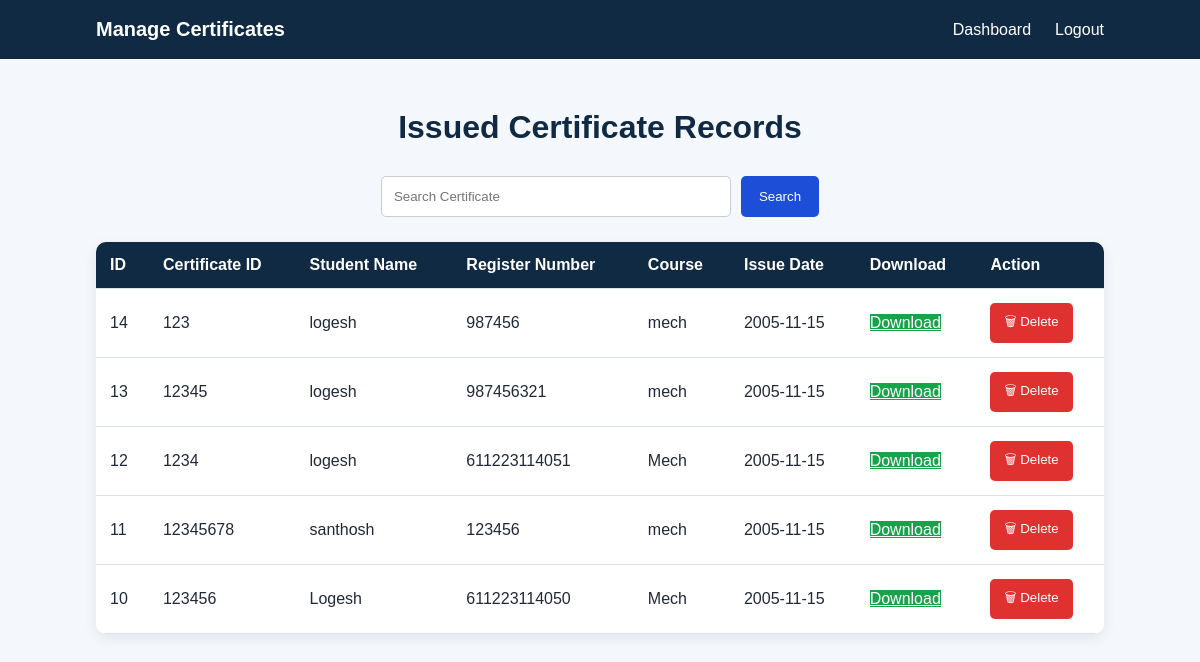
Before: /certificates (signed in) with the older database file.
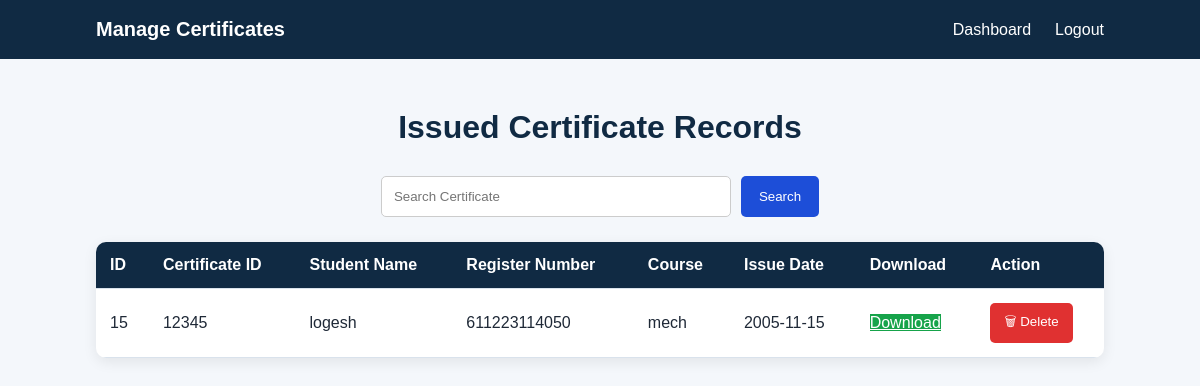
After: the same page with the newer database file.
### tables this page shows
CREATE TABLE certificates (
            id INTEGER PRIMARY KEY AUTOINCREMENT,
            certificate_id TEXT UNIQUE NOT NULL,
            student_name TEXT NOT NULL,
            register_number TEXT NOT NULL,
            course TEXT NOT NULL,
            institution TEXT NOT NULL,
            issue_date TEXT NOT NULL,
            file_name TEXT NOT NULL,
            qr_code TEXT NOT NULL,
            certificate_hash TEXT NOT NULL,
            previous_hash TEXT NOT NULL,
            block_hash TEXT NOT NULL,
            created_at TEXT NOT NULL
        , status TEXT NOT NULL DEFAULT 'VALID', revoked_at TEXT, admin_id INTEGER);

### app.py (the view)
@app.route("/certificates")
def certificate_list():
    if "admin" not in session:
        return redirect(url_for("login"))
    search=request.args.get("search","")
    if search:
        certificates=search_certificates(search)
    else:
        certificates = get_admin_certificates(session["admin_id"])
    return render_template(
    "certificates.html",
    certificates=certificates,
    search=search
    )

### database.py (called while the page is built)
def get_connection():
    connection = sqlite3.connect(DATABASE_NAME)
    connection.row_factory = sqlite3.Row
    return connection

def get_admin_certificates(admin_id):
    connection = get_connection()
    cursor = connection.cursor()
    cursor.execute("""
        SELECT *
        FROM certificates
        WHERE admin_id = ?
        ORDER BY id DESC
    """, (admin_id,))
    certificates = cursor.fetchall()
    connection.close()
    return certificates

### templates/certificates.html (shortened to what this page needs)
<!DOCTYPE html>
<html lang="en">
<head>
    <link
        rel="stylesheet"
        href="{{ url_for('static', filename='style.css') }}"
    >
</head>
<body>
<header class="navbar">
    <div class="logo">
        Manage Certificates
    </div>
    <nav>
        <a href="/dashboard">Dashboard</a>
        <a href="/logout">Logout</a>
    </nav>
</header>
<main class="blockchain-section">
    <h1>Issued Certificate Records</h1>
    <form
        action="/certificates"
        method="GET"
        class="search-form"
    >
        <input
            type="text"
            name="search"
            placeholder="Search Certificate"
            value="{{ search }}"
        >
        <button
            type="submit"
            class="search-btn"
        >
            Search
        </button>
    </form>
    {% if certificates %}
    <div class="table-container">
        <table class="certificate-table">
            <thead>
                <tr>
                    <th>ID</th>
                    <th>Certificate ID</th>
                    <th>Student Name</th>
                    <th>Register Number</th>
                    <th>Course</th>
                    <th>Issue Date</th>
                    <th>Download</th>
                    <th>Action</th>
                </tr>
            </thead>
            <tbody>
                {% for certificate in certificates %}
                <tr>
                    <td>{{ certificate["id"] }}</td>
                    <td>{{ certificate["certificate_id"] }}</td>
                    <td>{{ certificate["student_name"] }}</td>
                    <td>{{ certificate["register_number"] }}</td>
                    <td>{{ certificate["course"] }}</td>
                    <td>{{ certificate["issue_date"] }}</td>
                    <td>
                        <a
                            href="/download/{{ certificate['certificate_id'] }}"
                            class="download-btn"
                        >
                            Download
                        </a>
                    </td>
                    <td>
                        <form
                            action="/delete/{{ certificate['certificate_id'] }}"
                            method="POST"
                            onsubmit="return confirm('Are you sure you want to delete this certificate?');"
                        >
                            <button
                                type="submit"
                                class="delete-btn"
                            >
                                🗑 Delete
                            </button>
                        </form>
                    </td>
                </tr>
                {% endfor %}
            </tbody>
        </table>
    </div>
    {% else %}
    <p class="empty-message">
        No certificates are available.
    </p>
    {% endif %}
</main>
</body>
</html>

Changed rows visible on the page:
removed certificates: id "14", certificate_id "123", student_name "logesh", register_number "987456", course "mech", issue_date "2005-11-15"
removed certificates: id "13", certificate_id "12345", student_name "logesh", register_number "987456321", course "mech", issue_date "2005-11-15"
removed certificates: id "12", certificate_id "1234", student_name "logesh", register_number "611223114051", course "Mech", issue_date "2005-11-15"
removed certificates: id "11", certificate_id "12345678", student_name "santhosh", register_number "123456", course "mech", issue_date "2005-11-15"
removed certificates: id "10", certificate_id "123456", student_name "Logesh", register_number "611223114050", course "Mech", issue_date "2005-11-15"
added certificates: id "15", certificate_id "12345", student_name "logesh", register_number "611223114050", course "mech", issue_date "2005-11-15"
